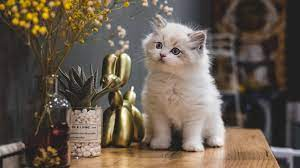
#> input picture picture/cat.jpg, 300 x 168 px, found by its file name
$ python lesson2_2.py
#> lines starting #> are read from the running program, lines starting #| are printed output that depends on the picture
import cv2  #opencv读取格式是BGR格式
import matplotlib.pyplot as plt
import numpy

#cv2.IMREAD_COLOR:彩色   彩色通道：RGB    范围：0～255
#cv2.IMREAD_GRAYSCALE:灰度  一个通道
#
#数值计算
#
img_cat=cv2.imread('/home/cat/Desktop/opencv/picture/cat.jpg',cv2.IMREAD_COLOR)
#> img_cat is the input picture: shape (168, 300, 3); mean B, G, R 78.7, 91.6, 104.3
img_dog=cv2.imread('/home/cat/Desktop/opencv/picture/dog.jpg',cv2.IMREAD_COLOR)
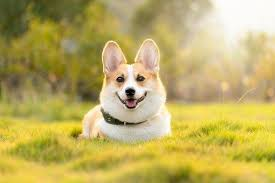
#> input picture picture/dog.jpg, 275 x 183 px, found by its file name
#> img_dog is the input picture: shape (183, 275, 3); mean B, G, R 98.3, 173.6, 189.9

img_cat2 = img_cat + 10
print('cat2->\n',img_cat2[:5,:,0])
#> (printed output is left out)
print('cat->\n',img_cat[:5,:,0])
#> (printed output is left out)
#numpy相加   相当于相加之后 %256
print('numpt add->\n',(img_cat2+img_cat)[:5,:,0])
#> (printed output is left out)
#cv2.add 超界之后默认最大值
print('cv2 add->\n',(cv2.add(img_cat,img_cat2))[:5,:,0])
#> (printed output is left out)


#图像融合  ,  plt显示出现色差处理


print('cat.shape->',img_cat.shape,'\t','dog shape->',img_dog.shape)
#| cat.shape-> (168, 300, 3) 	 dog shape-> (183, 275, 3)
#数据shape不匹配，需要resize调整大小

img_dog_armsize = cv2.resize(img_dog,(300,168))#参数(h,w)，制定大小
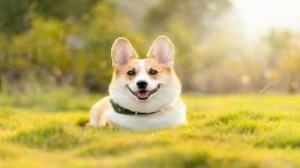
#> img_dog_armsize: shape (168, 300, 3); mean B, G, R 98.2, 173.4, 189.7
#参数(0,0)，fx= ,fy=    放缩比例
img_dog_scalesize =  cv2.resize(img_dog,(0,0),fx= 1.5 ,fy= 3)
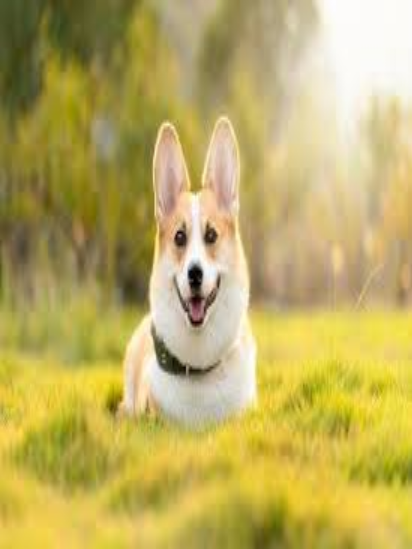
#> img_dog_scalesize: shape (549, 412, 3); mean B, G, R 98.2, 173.5, 189.8

print('\ndog_armsize shape->',img_dog_armsize.shape,'\t','dog_scalesize ->',img_dog_scalesize.shape)
#| dog_armsize shape-> (168, 300, 3) 	 dog_scalesize -> (549, 412, 3)
def cv_show(name,img):
    cv2.imshow(name,img)
    cv2.waitKey(0)#任意键跳出
    cv2.destroyAllWindows()#销毁窗口


#2.1 彩色图像出现色差原因
#使用cv2.imread()读取图像时，默认彩色图像的三通道顺序为B、G、R，这与我们所熟知的RGB中的R通道和B通道正好互换位置了。
#而使用plt.imshow()函数却默认显示图像的通道顺序为R、G、B，导致图像出现色差发蓝。

""" img = cv2.imread('dog.jpg')		#读取通道顺序为B、G、R
b,g,r = cv2.split(img)			#分别提取B、G、R通道
img_new1 = cv2.merge([r,g,b])	#重新组合为R、G、B
plt.xticks([]), plt.yticks([]) # 隐藏x和y轴
plt.imshow(img_new1) """

""" img = cv2.imread('dog.jpg')		#读取通道顺序为B、G、R
#img[:,:,0]表示图片的蓝色通道，对一个字符串s进行翻转用的是s[::-1]，同样img[:,:,::-1]就表示BGR通道翻转，变成RGB
img_new2 = img[:, :, ::-1]
plt.xticks([]), plt.yticks([]) # 隐藏x和y轴
plt.imshow(img_new2) """


#2.2 灰度图像出现色差原因
#那么为什么plt.imshow()显示灰度图（只有一个通道）还会出现色差呢？
#上一段讲过，这是因为plt.imshow()函数默认显示三通道图像，把灰度图当作彩色图显示出来了，所以出现了发蓝的现象。

#plt.imshow(img_gray,cmap='gray')


def plt_img(img):
    return img[:, :, ::-1]

#图像融合权重相加  R = 权重1*图1 + 权重2*图2 + b
res = cv2.addWeighted(img_cat,0.4,img_dog_armsize,0.6,0)  #b=0
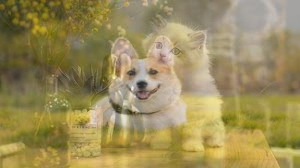
#> res: shape (168, 300, 3); mean B, G, R 90.4, 140.7, 155.6

img_cat_plt = plt_img(img_cat)
#> in plt_img, `return img[:, :, ::-1]`:
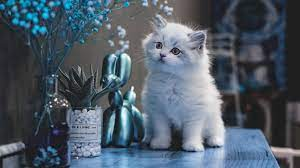
#> returned value: shape (168, 300, 3); mean of channels 0, 1, 2 104.3, 91.6, 78.7; drawn as B, G, R
img_dog_plt = plt_img(img_dog)
#> in plt_img (call 2), `return img[:, :, ::-1]`:
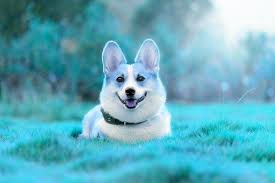
#> returned value: shape (183, 275, 3); mean of channels 0, 1, 2 189.9, 173.6, 98.3; drawn as B, G, R
img_res_plt = plt_img(res)
#> in plt_img (call 3), `return img[:, :, ::-1]`:
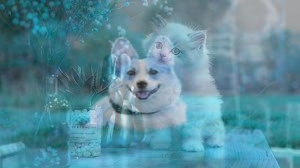
#> returned value: shape (168, 300, 3); mean of channels 0, 1, 2 155.6, 140.7, 90.4; drawn as B, G, R


plt.subplot(131),plt.imshow(img_dog_plt),plt.title('DOG')
plt.subplot(132),plt.imshow(img_cat_plt),plt.title('CAT')
plt.subplot(133),plt.imshow(img_res_plt),plt.title('RES')

plt.show()
#> figure, not shown here; B, G, R data is drawn as R, G, B
